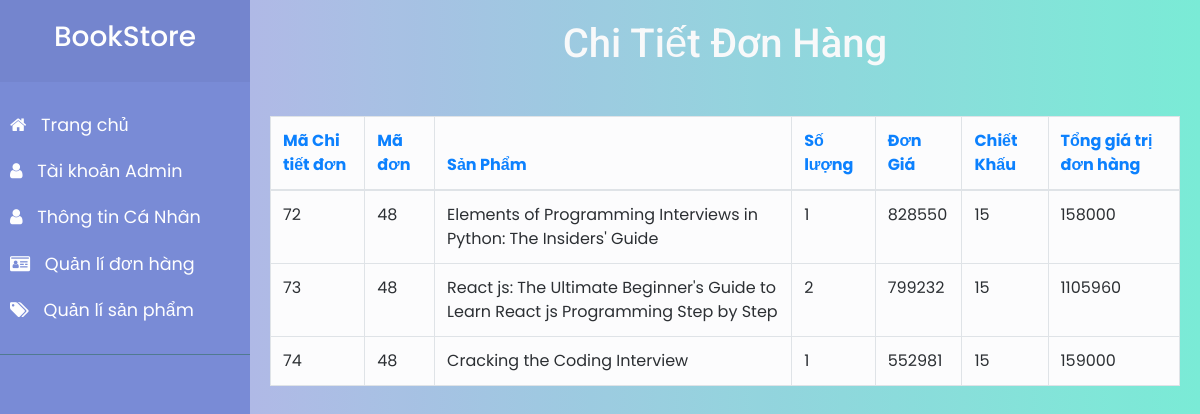
/Frontend/Admin/DetailOrder.php?id=48, run on the app's committed database.
### tables this page shows
CREATE TABLE `chitietdonhang` (
  `MachiTietDH` int(255) NOT NULL,
  `MaDonHang` int(11) NOT NULL,
  `MaSP` longtext NOT NULL,
  `SoLuong` int(11) NOT NULL,
  `DonGia` float NOT NULL,
  `ChietKhau` float NOT NULL,
  `TongTien` float NOT NULL
);

CREATE TABLE `sanpham` (
  `MaSP` varchar(255) NOT NULL,
  `TenSP` text NOT NULL,
  `TacGia` text NOT NULL,
  `NXB` text NOT NULL,
  `DonGia` float NOT NULL,
  `MoTa` text NOT NULL,
  `SoLuong` int(11) NOT NULL,
  `SoTrang` int(11) NOT NULL,
  `TrongLuong` text NOT NULL,
  `KichThuoc` text NOT NULL,
  `LoaiBia` text NOT NULL,
  `ImagePath` text NOT NULL
);

### Frontend/Admin/DetailOrder.php (the view, shortened to what this page needs)
<!DOCTYPE html>
<html lang="en">
  <head>
    <link
      rel="stylesheet"
      href="https://cdnjs.cloudflare.com/ajax/libs/font-awesome/4.7.0/css/font-awesome.min.css"
    />
    <link rel="stylesheet" href="css/bootstrap.min.css" />
    <link rel="stylesheet" href="css/jquery-ui.min.css" />
    <link rel="stylesheet" href="css/modal.css" />
    <link rel="stylesheet" href="css/style4.css" />
    <link rel="stylesheet" type="text/css" href="css/main.css" />
  </head>
  <body>
    <div class="wrapper">
      <?php
         include("sidebar.php");
      ?>
      <div id="content">
        <h1 class="text-center text-title-Don text-light">
          Chi Tiết Đơn Hàng
        </h1>
        <table class="my-5 table table-bordered table-hover table-light">
                <thead class="text-primary">
                  <tr>
                    <th class="nowrap">
                      <span class="">Mã Chi tiết đơn </span>
                    </th>
                    <th>Mã đơn</th>
                    <th>Sản Phẩm</th>
                    <th>Số lượng </th>
                    <th>Đơn Giá</th>
                    <th>Chiết Khấu</th>
                    <th>Tổng giá trị đơn hàng</th>
                  </tr>
                </thead>
                <tbody id="tableDonHang">
                <?php
            $id = $_GET['id'];
            include("connect.php");
            $lenh = "SELECT c.MachiTietDH,c.MaDonHang,s.TenSP,c.SoLuong,s.DonGia,c.ChietKhau,c.TongTien FROM chitietdonhang as c , sanpham as s where c.MaDonHang = $id AND c.MaSP = s.MaSP ";
            $kq = mysqli_query($conn,$lenh);
            while($row = mysqli_fetch_row($kq))
            {
                echo"
                    <tr key=$row[0] id='item'>
                            <td>$row[0]</td>
                            <td>$row[1]</td>
                            <td>$row[2]</td>
                            <td>$row[3]</td>
                            <td>$row[4]</td>
                            <td>$row[5]</td>
                            <td>$row[6]</td>
                        </tr>
                        ";
            };
        ?>
                </tbody>
              </table>
      </div>
    </div>
  </body>
</html>

### Frontend/Admin/css/modal.css (style rules this page uses)
* { padding: 0; margin: 0; box-sizing: border-box; }
body { background-image: linear-gradient(-225deg, #e3fdf5 0%, #ffe6fa 100%); background-image: linear-gradient(to top, #a8edea 0%, #fed6e3 100%); background-attachment: fixed; background-repeat: no-repeat; font-family: "Vibur", cursive; font-family: "Abel", sans-serif; opacity: 0.95; }

### Frontend/Admin/css/style4.css (style rules this page uses)
body { font-family: "Poppins", sans-serif; background: #fafafa; }
i, span { display: inline-block; }
.wrapper { display: flex; align-items: stretch; }
#content { padding: 20px; min-height: 100vh; transition: all 0.3s; }

### Frontend/Admin/css/main.css (style rules this page uses)
.text-title-Don { font-family: "Roboto", sans-serif; }
#content { width: 100%; background: #74ebd5; background: -webkit-linear-gradient( to right, #acb6e5, #74ebd5 ); background: linear-gradient( to right, #acb6e5, #74ebd5 ); }

### data on the page
chitietdonhang: MachiTietDH "72", MaDonHang "48", sanpham.TenSP "Elements of Programming Interviews in Python: The Insiders' Guide", SoLuong "1", sanpham.DonGia "828550", ChietKhau "15", TongTien "158000"
chitietdonhang: MachiTietDH "73", MaDonHang "48", sanpham.TenSP "React js: The Ultimate Beginner's Guide to Learn React js Programming Step by Step", SoLuong "2", sanpham.DonGia "799232", ChietKhau "15", TongTien "1105960"
chitietdonhang: MachiTietDH "74", MaDonHang "48", sanpham.TenSP "Cracking the Coding Interview", SoLuong "1", sanpham.DonGia "552981", ChietKhau "15", TongTien "159000"
